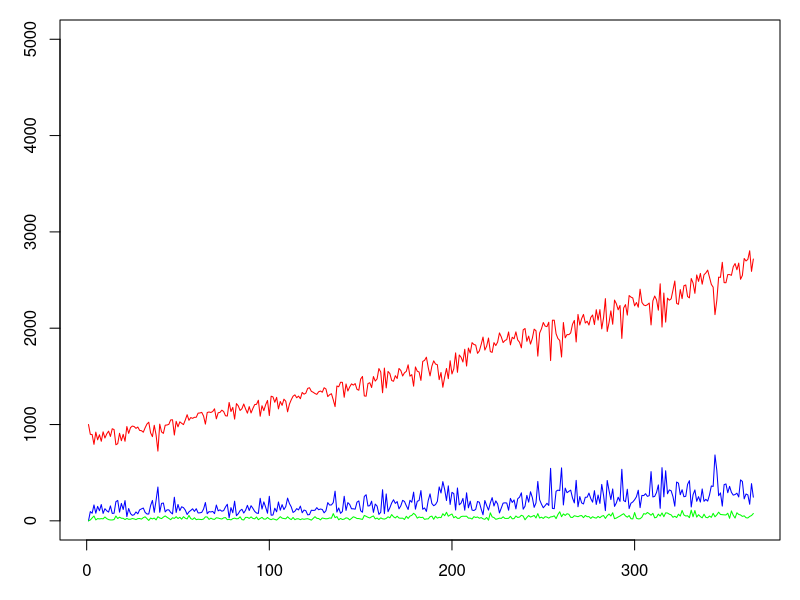

Source code (R):
library(tidyverse)

setwd("/Users/sonnybacigalupo/Documents/RVC_PhD/R_Code/movement_model/Sonny_movement_model")


#Set up numbers
n_population <- 3
max_time <- 365 # in days
pop_store <- matrix(NA,nrow = max_time, ncol = n_population)

# Initial conditions
init_pop <- rep(0,n_population)
init_pop[1] <- 1000
pop_store[1,] <- init_pop


# Read in movement data (per week)
move_data <- read_csv("move_matrix.csv",col_names = T) %>% as.matrix.data.frame()

# Convert data to daily rate
move_data_daily_0 <- move_data

# Make sure matrix is daily probability of movement to each other location by location
# i.e. columns sum up to 1
move_data_daily_0 <- move_data_daily_0/colSums(move_data_daily_0)
# NEED TO CHECK THIS

# Remove below for now, as already checked probabilities above
# for(ii in 1:n_population){
#   outside_movements <-  sum(move_data[,ii])- move_data[ii,ii] # movements outside
#   remaining_daily <- sum(move_data[,ii])- outside_movements/7
#   
#   move_data_daily[,ii] <- move_data[,ii]/7 # convert leaving to daily
#   move_data_daily[ii,ii] <- remaining_daily # remaining daily
#   
#   move_data_daily[,ii] <- move_data_daily[,ii]/sum(move_data_daily[,ii]) # normalise to probabilty
#   
# }

# Set up birth, death parameters per day
birth_per_capita <- 0.45*5/365 # Assumes 90% of females (50% of population) have 5 piglets per year
cull_probability <- 0.5/365
death_probability <- (0.1/365 + cull_probability) # Assumes lifespan 10 years
carrying_capacity <- c(1e4,100,1e5) # How many boar sustainable in different areas
daily_sd_movement <- 0.4 # Daily measure of variation in movement

# Loop over time, with population movements from matrix

for(tt in 2:max_time){ # iterate over days
  
  pop_time_tt <- pop_store[tt-1,] # Population at start of this day
  
  #expected_on_next_day <- move_data_daily %*% pop_store[tt-1,] # Calculate expected number in each place on next day
  
  # Add randomness to probability of movement
  move_data_daily <- matrix(rlnorm(9,mean=log(move_data_daily_0),sd=daily_sd_movement),nrow=n_population,byrow=F) # generate random daily values for movement
  move_data_daily <- t(t(move_data_daily)/colSums(move_data_daily)) # Make sure everything sums up to 1

  
  # Calculate transitions
  pop_f_to_f <- rbinom(1,pop_time_tt[1],move_data_daily[1,1]) # How many stay in forest
  pop_f_to_b <- rbinom(1,pop_time_tt[1]-pop_f_to_f,move_data_daily[2,1]/(move_data_daily[2,1]+move_data_daily[3,1])) # Of those that leave forest, how many go to border
  pop_f_to_o <- pop_time_tt[1] - pop_f_to_f - pop_f_to_b # The rest must go to outside
  
  pop_b_to_f <- rbinom(1,pop_time_tt[2],move_data_daily[1,2]) # How many go to in forest
  pop_b_to_b <- rbinom(1,pop_time_tt[2]-pop_b_to_f,move_data_daily[2,2]/(move_data_daily[2,2]+move_data_daily[3,2])) # Of rest, how many stay
  pop_b_to_o <- pop_time_tt[2] - pop_b_to_f - pop_b_to_b # The rest must stay outside
  
  pop_o_to_f <- rbinom(1,pop_time_tt[3],move_data_daily[1,3]) # How many go to forest
  pop_o_to_b <- rbinom(1,pop_time_tt[3]-pop_o_to_f,move_data_daily[2,3]/(move_data_daily[2,3]+move_data_daily[3,3])) # Of rest, how many go to border
  pop_o_to_o <- pop_time_tt[3] - pop_o_to_f - pop_o_to_b # The rest must go to outside
  
  # Tally up new populations after movement
  new_pop_f <- pop_f_to_f+pop_b_to_f+pop_o_to_f
  new_pop_b <- pop_f_to_b+pop_b_to_b+pop_o_to_b
  new_pop_o <- pop_f_to_o+pop_b_to_o+pop_o_to_o
  
  new_total <- c(new_pop_f,new_pop_b,new_pop_o) # Create vector with totals
  
  # Births and deaths
  scaled_births_with_carrying_capacity <- birth_per_capita*pmax(0,(1-new_total/carrying_capacity) ) # Calculate birth rate, scaling to reduce as nearer carrying capacity
  
  new_births <- rpois(n_population,lambda = new_total*scaled_births_with_carrying_capacity) # Add Poisson births
  new_deaths <- rbinom(n_population,size=new_total,prob=death_probability) # Add deaths
  
  new_total_with_birth_and_death <- c(new_pop_f,new_pop_b,new_pop_o) + new_births - new_deaths # Add births and subtract deaths from total
  
  # Store new populations
  pop_store[tt,] <- new_total_with_birth_and_death

}



# Plot populations

par(mar=c(3,3,1,1))

plot(pop_store[,1],col="white", xlim=c(0,max_time),ylim=c(1,5e3))
col_pick <- list("red","blue","green")

for(ii in 1:n_population){
  
  lines(pop_store[,ii],col=col_pick[[ii]])
  
}

# Setting up an array

patchNames=c("forest","outside")
n.patch=length(patchNames)
c_trace_tab<- array(NA,dim=c(length(max_time),n.patch,2),dimnames=list(NULL,patchNames,c("S","I")))
c_trace_tab[1,"forest","S"]

c_trace_tab




